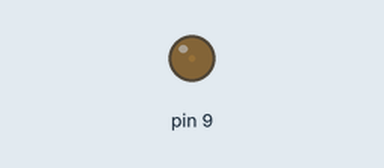
Simulated run of this sketch. Board: Arduino Uno, built with avr-gcc and run on an emulated ATmega328P. Parts: output pins drawn as LEDs (lit = HIGH).

Above: at 0.05 s.
At 2.25 s:
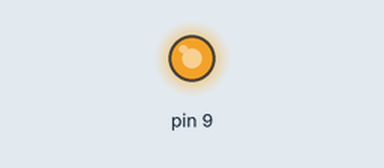
At 3.35 s:
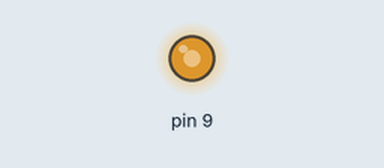
At 4.5 s:
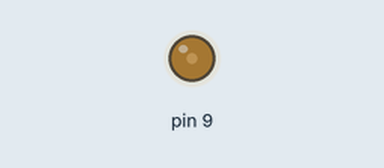
Timing chart, 0 to 6.7 s (numbered marks = the images above):
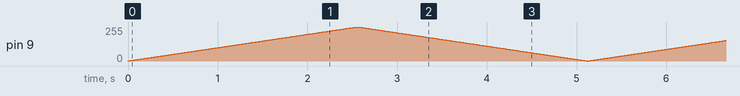

The sketch:

Arduino_6_PWM_Pulse_RLight.ino
```cpp
void setup()
{
  pinMode(9, OUTPUT);
}

int brightness = 0;
int increment = 1;

void loop()
{
  if(brightness > 255){
    increment = -1;
  }
  else if(brightness < 1){
    increment = 1;
  }
  brightness = brightness + increment;

  analogWrite(9, brightness);
  delay(10);
}
```
